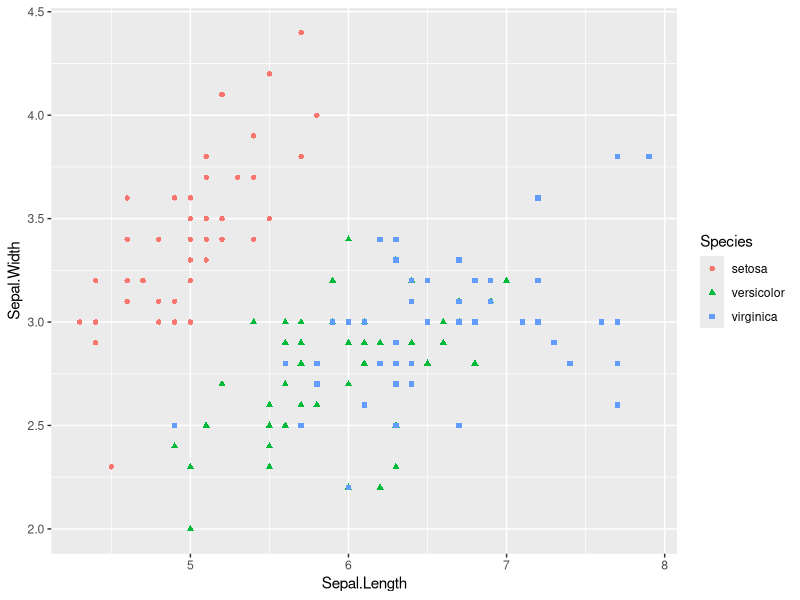
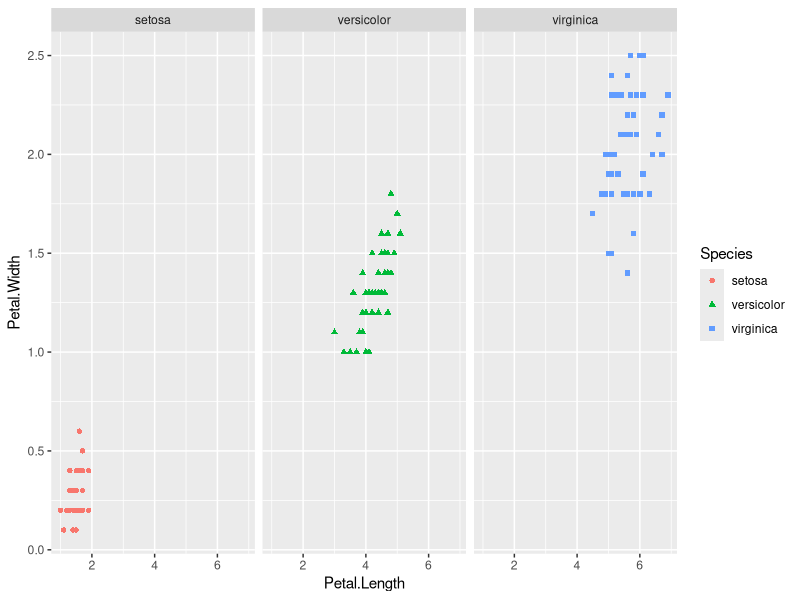
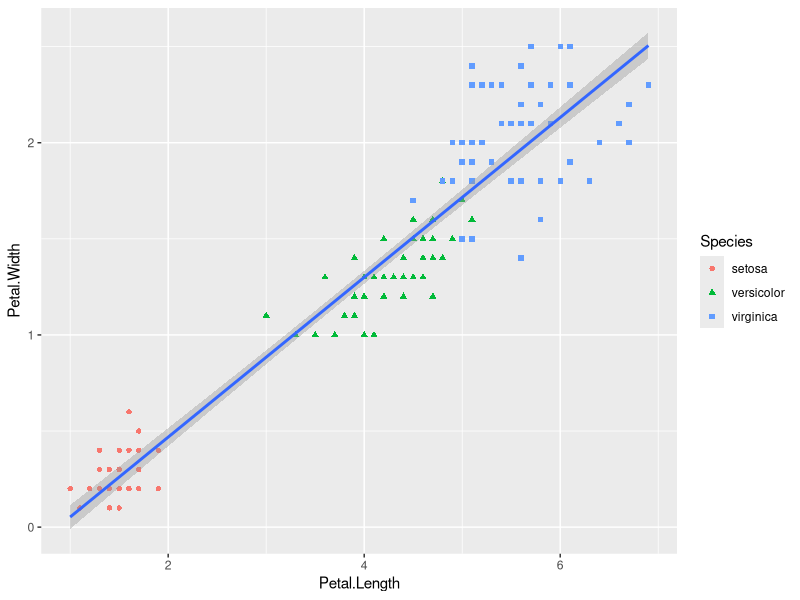
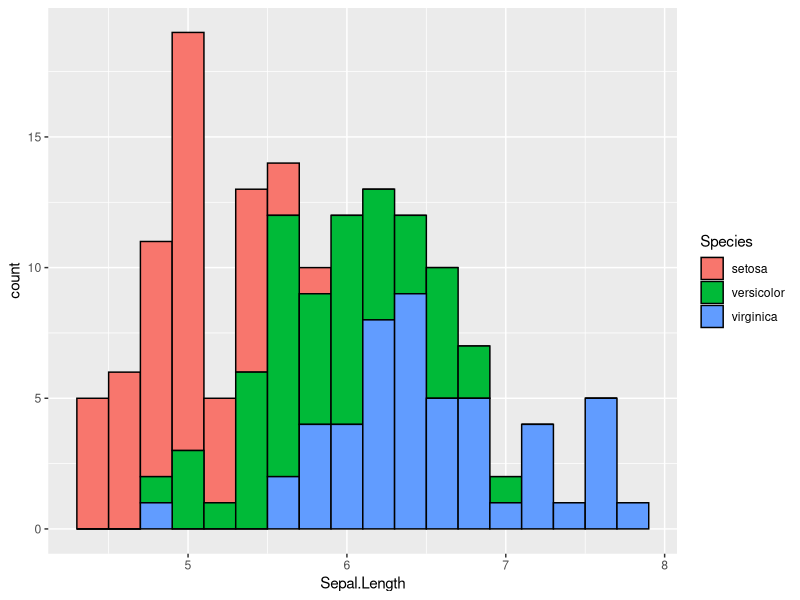

Recreate these plots in R, in order.
library(tidyverse)

library(ggplot2)

?iris
head(iris)

#Plot1
ggplot(iris) +
  geom_point(mapping = aes( x = Sepal.Length, y = Sepal.Width, color = Species, shape = Species))


#Plot2
ggplot(iris) +
  geom_point(mapping = aes(x = Petal.Length, y = Petal.Width, color = Species, shape = Species)) +
  facet_wrap(~ Species)



#Plot3
ggplot(iris) +
  geom_point(mapping = aes(x = Petal.Length, y = Petal.Width, color = Species, shape = Species)) +
  geom_smooth(method = lm, mapping = aes(x = Petal.Length, y = Petal.Width))

#Plot3
ggplot(iris, aes(x=Sepal.Length, fill = Species)) +
  geom_histogram(binwidth = .20, color = 'black')



#DRIVING QUESTION: Is there a visual correlation between petal length and petal width between different species?

# The visualtizations show how petal length change with petal width for the different species. 



              
              
             